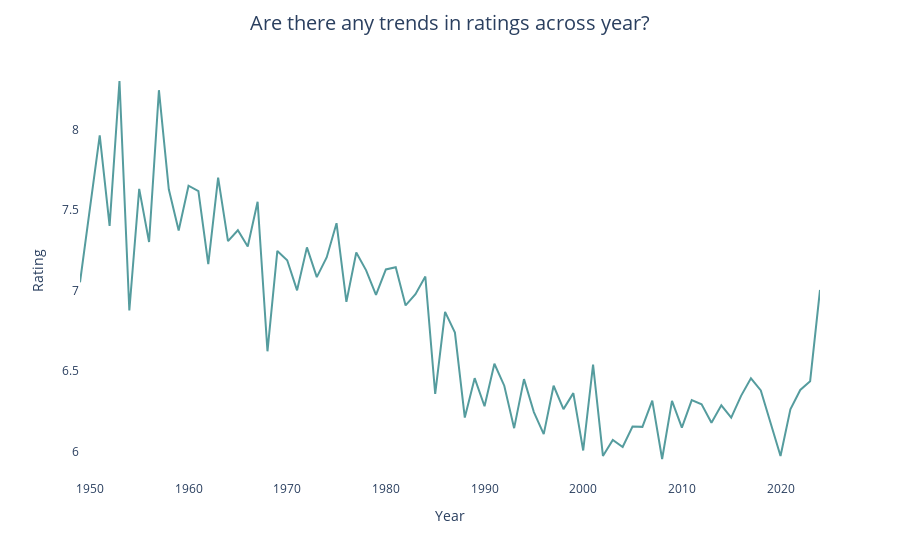

The notebook cell this image was saved under:
### Code cell
# Group data by Year and calculate the average rating
average_rating_by_year = df.groupby('Year')['IMDb Rating'].mean().reset_index()

# Create the line plot with Plotly Express
fig = px.line(average_rating_by_year, x='Year', y='IMDb Rating', color_discrete_sequence=['#559C9E'])
fig.update_layout(title='Are there any trends in ratings across year?', title_x=0.5, title_pad=dict(t=20), title_font=dict(size=20), xaxis_title='Year', yaxis_title='Rating', xaxis=dict(showgrid=False), yaxis=dict(showgrid=False), plot_bgcolor = 'white')
fig.show()

### Figure 1 — Plotly figure (JSON) as saved in the notebook; plotly's stock layout.template omitted (floating-point values rounded to 4 significant figures)
{"data": [{"hovertemplate": "Year=%{x}<br>IMDb Rating=%{y}<extra></extra>", "legendgroup": "", "line": {"color": "#559C9E", "dash": "solid"}, "marker": {"symbol": "circle"}, "mode": "lines", "name": "", "orientation": "v", "showlegend": false, "type": "scatter", "x": [1949, 1951, 1952, 1953, 1954, 1955, 1956, 1957, 1958, 1959, 1960, 1961, 1962, 1963, 1964, 1965, 1966, 1967, 1968, 1969, 1970, 1971, 1972, 1973, 1974, 1975, 1976, 1977, 1978, 1979, 1980, 1981, 1982, 1983, 1984, 1985, 1986, 1987, 1988, 1989, 1990, 1991, 1992, 1993, 1994, 1995, 1996, 1997, 1998, 1999, 2000, 2001, 2002, 2003, 2004, 2005, 2006, 2007, 2008, 2009, 2010, 2011, 2012, 2013, 2014, 2015, 2016, 2017, 2018, 2019, 2020, 2021, 2022, 2023, 2024], "xaxis": "x", "y": [7.05, 7.963, 7.4, 8.3, 6.875, 7.63, 7.3, 8.243, 7.627, 7.371, 7.65, 7.617, 7.163, 7.7, 7.306, 7.373, 7.273, 7.55, 6.621, 7.244, 7.187, 7, 7.267, 7.082, 7.204, 7.417, 6.929, 7.235, 7.124, 6.972, 7.13, 7.144, 6.907, 6.976, 7.086, 6.357, 6.867, 6.737, 6.21, 6.455, 6.28, 6.544, 6.408, 6.144, 6.448, 6.244, 6.107, 6.407, 6.262, 6.362, 6.005, 6.539, 5.971, 6.071, 6.027, 6.155, 6.152, 6.315, 5.953, 6.314, 6.148, 6.318, 6.292, 6.178, 6.286, 6.209, 6.345, 6.453, 6.379, 6.181, 5.972, 6.262, 6.381, 6.436, 7.003], "yaxis": "y"}], "layout": {"legend": {"tracegroupgap": 0}, "margin": {"t": 60}, "plot_bgcolor": "white", "title": {"font": {"size": 20}, "pad": {"t": 20}, "text": "Are there any trends in ratings across year?", "x": 0.5}, "xaxis": {"anchor": "y", "domain": [0, 1], "showgrid": false, "title": {"text": "Year"}}, "yaxis": {"anchor": "x", "domain": [0, 1], "showgrid": false, "title": {"text": "Rating"}}}}
